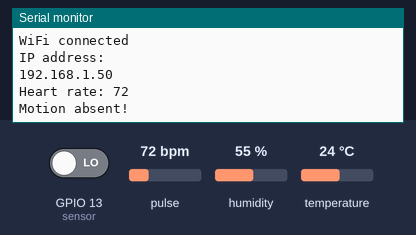
This sketch was run on a simulated ESP8266 (NodeMCU). On the bench: the last lines printed to the serial monitor. Inputs (shaded band) come from the test bench; at power-on: temperature 24 °C, GPIO 13 (sensor) LOW, pulse 72 bpm, humidity 55 %. WiFi joins after 1.5 s; servers stay silent unless stated.

Above: at 3.2 s.
3.3 s: temperature set to 12 °C
At 8.1 s:
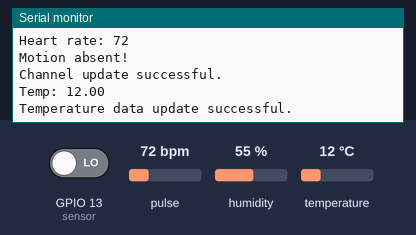
11.2 s: GPIO 13 (sensor) driven HIGH
At 18.3 s:
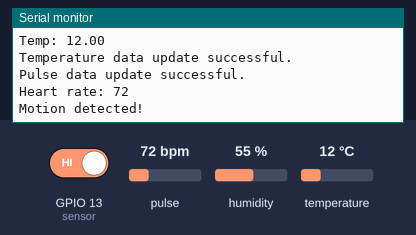
19.4 s: temperature set to 19 °C
At 23.46 s:
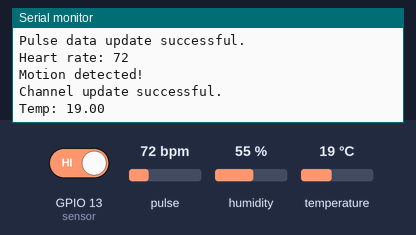
27.3 s: pulse set to 42 bpm
At 29.9 s:
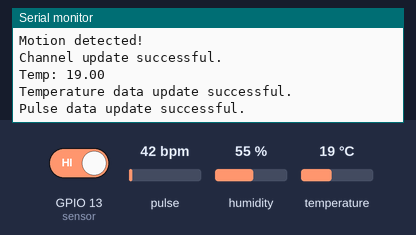

Measured:
- after the input at 3.3 s, the serial monitor: prints a new line after 4.0 s (image 1)
- after the input at 11.2 s, the serial monitor: prints a new line after 6.7 s (image 2)
- after the input at 19.4 s, the serial monitor: prints a new line after 3.9 s (image 3)

The sketch:

esp_things.ino
```cpp
#include <ESP8266WiFi.h>
#include "ThingSpeak.h"
#include <WiFiClient.h>
#include <PulseSensorPlayground.h>
#include <Adafruit_Sensor.h>
#include "DHT.h"

const char* ssid = "Xiaomi 11i";   // your network SSID (name)
const char* password = "goodthing";   // your network password

WiFiClient client;

unsigned long myChannelNumber = 2608946;
const char* myWriteAPIKey = "OWSF04ZGIXBJ3RIR";

int sensor = 13;  // Digital pin D7

#define DPIN 4        // Pin to connect DHT sensor (GPIO number) D2
#define DTYPE DHT11   // Define DHT 11 or DHT22 sensor type

DHT dht(DPIN, DTYPE);
// Create an instance of the pulse sensor
PulseSensorPlayground pulseSensor;

void setup() {
  Serial.begin(115200);  // Initialize serial
  WiFi.mode(WIFI_STA);

  ThingSpeak.begin(client);  // Initialize ThingSpeak
  dht.begin();

  // Define the pin for the pulse sensor
  const int pulsePin = A0;
  pinMode(sensor, INPUT);   // Declare sensor as input

  // Connect to Wi-Fi
  WiFi.begin(ssid, password);
  unsigned long startAttemptTime = millis();
  while (WiFi.status() != WL_CONNECTED && millis() - startAttemptTime < 10000) {
    delay(1000);
    Serial.println("Connecting to WiFi...");
  }
  if (WiFi.status() != WL_CONNECTED) {
    Serial.println("Failed to connect to WiFi");
    return;
  }
  Serial.println("WiFi connected");
  Serial.println("IP address: ");
  Serial.println(WiFi.localIP());

  // Initialize the pulse sensor
  pulseSensor.analogInput(pulsePin);
  pulseSensor.begin();
  pulseSensor.setThreshold(55);
}

void loop() {
  // Update the pulse sensor
  int pulse = pulseSensor.getBeatsPerMinute();
  Serial.print("Heart rate: ");
  Serial.println(pulse);

  long state = digitalRead(sensor);
  if (state == HIGH) {
    Serial.println("Motion detected!");
    int x = ThingSpeak.writeField(myChannelNumber, 3, String(1), myWriteAPIKey);
    delay(5000);
    if (x == 200) {
      Serial.println("Channel update successful.");
    } else {
      Serial.println("Problem updating channel. HTTP error code " + String(x));
    }
  } else {
    Serial.println("Motion absent!");
    int x = ThingSpeak.writeField(myChannelNumber, 3, String(0), myWriteAPIKey);
    delay(5000);
    if (x == 200) {
      Serial.println("Channel update successful.");
    } else {
      Serial.println("Problem updating channel. HTTP error code " + String(x));
    }
  }

  float tc = dht.readTemperature();  // Read temperature in Celsius
  if (isnan(tc)) {
    Serial.println("Failed to read from DHT11 sensor");
  } else {
    Serial.print("Temp: ");
    Serial.println(tc);
    tc=int(tc);
    int x = ThingSpeak.writeField(myChannelNumber, 2, String(tc), myWriteAPIKey);
    if (x == 200) {
      Serial.println("Temperature data update successful.");
    } else {
      Serial.println("Problem updating temperature data. HTTP error code " + String(x));
    }
  }
  delay(5000);

  // Update the pulse sensor data on ThingSpeak
  int pulseUpdate = ThingSpeak.writeField(myChannelNumber, 1, String(pulse), myWriteAPIKey);
  if (pulseUpdate == 200) {
    Serial.println("Pulse data update successful.");
  } else {
    Serial.println("Problem updating pulse data. HTTP error code " + String(pulseUpdate));
  }
  delay(5000);
}
```
